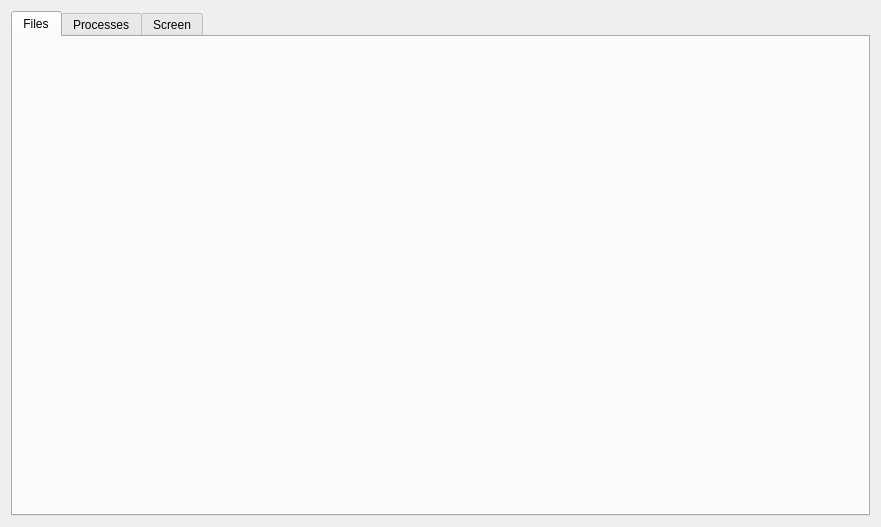
<?xml version="1.0" encoding="UTF-8"?>
<ui version="4.0">
 <class>ClientTab</class>
 <widget class="QWidget" name="ClientTab">
  <property name="geometry">
   <rect>
    <x>0</x>
    <y>0</y>
    <width>881</width>
    <height>527</height>
   </rect>
  </property>
  <property name="windowTitle">
   <string>Tab of details of client</string>
  </property>
  <layout class="QGridLayout" name="gridLayout">
   <item row="0" column="0">
    <widget class="QTabWidget" name="tabWidget">
     <property name="currentIndex">
      <number>0</number>
     </property>
     <widget class="QWidget" name="tabFiles">
      <attribute name="title">
       <string>Files</string>
      </attribute>
      <layout class="QGridLayout" name="gridLayout_2">
       <item row="0" column="0">
        <layout class="QVBoxLayout" name="layout_files"/>
       </item>
      </layout>
     </widget>
     <widget class="QWidget" name="tabProcesses">
      <attribute name="title">
       <string>Processes</string>
      </attribute>
      <layout class="QGridLayout" name="gridLayout_4">
       <item row="1" column="0">
        <layout class="QVBoxLayout" name="verticalLayout">
         <item>
          <layout class="QHBoxLayout" name="horizontalLayout" stretch="0,0">
           <item>
            <spacer name="horizontalSpacer">
             <property name="orientation">
              <enum>Qt::Orientation::Horizontal</enum>
             </property>
             <property name="sizeHint" stdset="0">
              <size>
               <width>40</width>
               <height>20</height>
              </size>
             </property>
            </spacer>
           </item>
           <item>
            <widget class="QPushButton" name="pushButton_refresh">
             <property name="sizePolicy">
              <sizepolicy hsizetype="Minimum" vsizetype="Minimum">
               <horstretch>0</horstretch>
               <verstretch>0</verstretch>
              </sizepolicy>
             </property>
             <property name="text">
              <string>Refresh</string>
             </property>
            </widget>
           </item>
          </layout>
         </item>
        </layout>
       </item>
       <item row="0" column="0">
        <layout class="QGridLayout" name="layout_processes"/>
       </item>
      </layout>
     </widget>
     <widget class="QWidget" name="tabScreen">
      <attribute name="title">
       <string>Screen</string>
      </attribute>
      <layout class="QGridLayout" name="gridLayout_3"/>
     </widget>
    </widget>
   </item>
  </layout>
 </widget>
 <resources/>
 <connections/>
</ui>
